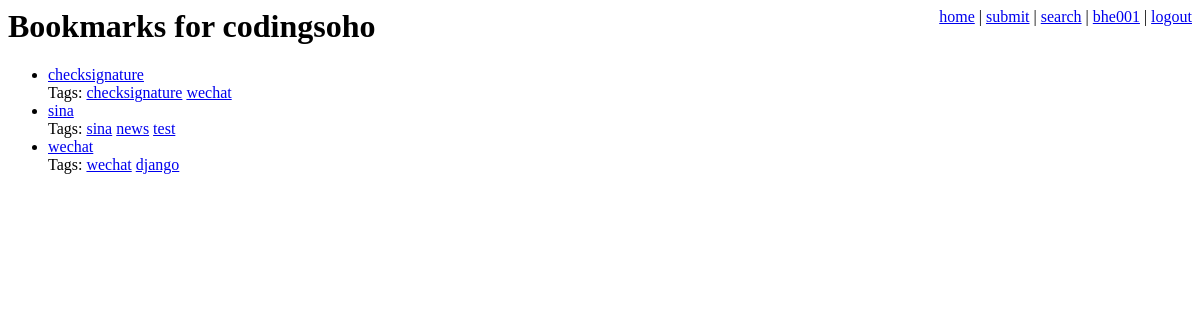
Screenshot of /user/codingsoho/ (signed in) with the database file from the repository.
### bookmarks/models.py (models this page shows, shortened)
class Bookmark(models.Model):
    title = models.CharField(max_length=200)
    user = models.ForeignKey(User)
    link = models.ForeignKey(Link)

class Tag(models.Model):
    name = models.CharField(max_length=64, unique=True)
    bookmarks = models.ManyToManyField(Bookmark)

### bookmarks/views.py (the view)
# urls.py: url(r'^user/(\w+)/$', user_page),
def user_page(request, username):
    try:
        user = User.objects.get(username=username)
    except User.DoesNotExist:
        raise Http404(u'Requested user not found.')
    user = get_object_or_404(User, username=username)
    bookmarks = user.bookmark_set.order_by('-id')
    return render_to_response(
        'user_page.html',
        {
            'username': username,
            'bookmarks': bookmarks,
            'user': request.user,
            'show_tags': True,
            'show_edit': username == request.user.username,
        }
    )

### templates/user_page.html (shortened to what this page needs)
{% extends "base.html" %}
{% block head %}Bookmarks for {{ username }}{% endblock %}
{% block content %}
    {% include "bookmark_list.html" %}
{% endblock %}

### templates/base.html (shortened to what this page needs)
<html>
    <head>
        <link rel="stylesheet" href="/site_media/style.css" type="text/css" />
    </head>
    <body>
        <div id="nav">
            <a href="/">home</a> |
            {% if user.is_authenticated %}
                <a href="/save/">submit</a> |
                <a href="/search/">search</a> |
                <a href="/user/{{ user.username }}/">
                    {{ user.username }}</a> |
                <a href="/logout/">logout</a>
            {% else %}
                <a href="/login/">login</a>
                <a href="/register/">register</a>
            {% endif %}
        </div>
        <h1>{% block head %}{% endblock %}</h1>
        {% block content %}{% endblock %}
    </body>
</html>

### templates/bookmark_list.html (shortened to what this page needs)
{% if bookmarks %}
    <ul class="bookmarks">
        {% for bookmark in bookmarks %}
        <li>
            <a href="{{ bookmark.link.url }}" class="title">
            {{ bookmark.title }}</a>
            <br>
            {% if show_tags %}
                Tags:
                {% if bookmark.tag_set.all %}
                    <ul class="tags">
                    {% for tag in bookmark.tag_set.all %}
                        <li>
                            <a href="/tag/{{ tag.name }}/">{{ tag.name|urlencode }}</a>
                        </li>
                    {% endfor %}
                    </ul>
                {% else %}
                    None.
                {% endif %}
                <br />
            {% endif %}
        </li>
        {% endfor %}
    </ul>
{% else %}
    <p>No bookmarks found.</p>
{% endif %}

### csblog/site_media/style.css (style rules this page uses)
#nav { float: right; }
ul.tags, ul.tags li { display: inline; margin: 0; padding: 0; }

### rows the page displays
Bookmark: title "checksignature"
Tag: name|urlencode "checksignature"
Tag: name|urlencode "wechat"
Bookmark: title "sina"
Tag: name|urlencode "sina"
Tag: name|urlencode "news"
Tag: name|urlencode "test"
Bookmark: title "wechat"
Tag: name|urlencode "django"

### other values shown
{{ user.username }} "bhe001"
{{ username }} "codingsoho"
